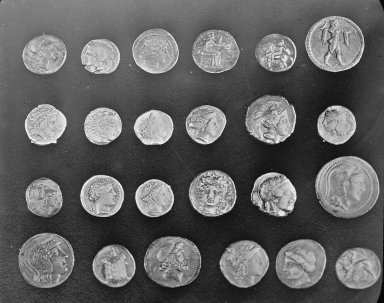
#> input picture skimage.data.coins(), 384 x 303 px
$ jupyter execute Jobsheet_02_Pengolahan_Citra.ipynb
#> lines starting #> are read from the running program, lines starting #| are printed output that depends on the picture
# Praktik 1

[cell 1]
import numpy as np
import matplotlib.pyplot as plt
from skimage import data, color, filters

# Ambil gambar bawaan dari skimage
image = data.coins()  # Menggunakan gambar koin bawaan dari skimage
#> image is the input picture: shape (303, 384); min 1, max 252, mean 96.9

# Konversi ke grayscale jika perlu
gray_image = color.rgb2gray(image) if image.ndim == 3 else image

# Hitung gradien menggunakan Operator Sobel
sobel_x = filters.sobel_h(gray_image)  # Sobel di arah horizontal
sobel_y = filters.sobel_v(gray_image)  # Sobel di arah vertikal
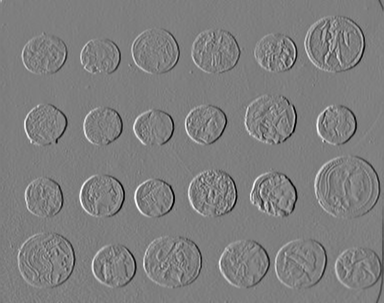
#> sobel_y: shape (303, 384) float64; min -0.741, max 0.745, mean -0.000904; drawn with min black and max white
sobel_edge = filters.sobel(gray_image)  # Kombinasi keduanya

# Visualisasi hasil
fig, axes = plt.subplots(1, 4, figsize=(15, 5))
ax = axes.ravel()

ax[0].imshow(gray_image, cmap='gray')
ax[0].set_title("Gambar Asli")
ax[0].axis("off")

ax[1].imshow(sobel_x, cmap='gray')
ax[1].set_title("Gradien Sobel X")
ax[1].axis("off")

ax[2].imshow(sobel_y, cmap='gray')
ax[2].set_title("Gradien Sobel Y")
ax[2].axis("off")

ax[3].imshow(sobel_edge, cmap='gray')
ax[3].set_title("Deteksi Tepi Sobel")
ax[3].axis("off")

plt.tight_layout()
plt.show()

# Hasil Praktikum P1

[cell 2]
import numpy as np
import matplotlib.pyplot as plt
from skimage import data, color, filters

# Ambil gambar bawaan dari skimage (gambar astronaut berwarna)
image = data.astronaut()  # Gambar berwarna bawaan dari skimage
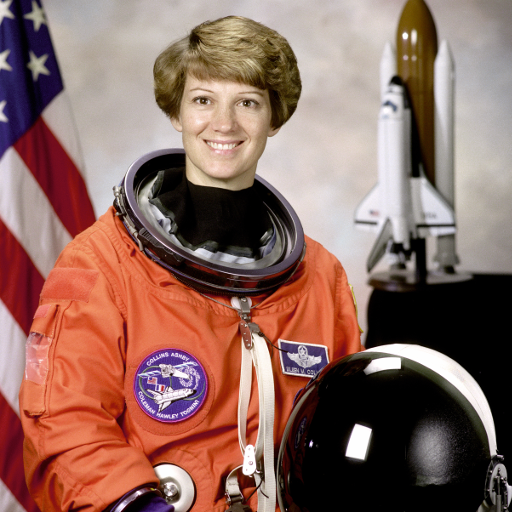
#> input picture skimage.data.astronaut(), 512 x 512 px
#> image is the input picture: shape (512, 512, 3); mean R, G, B 141.6, 105.8, 96.5

# Pisahkan kanal warna
red_channel = image[:, :, 0]    # Kanal merah
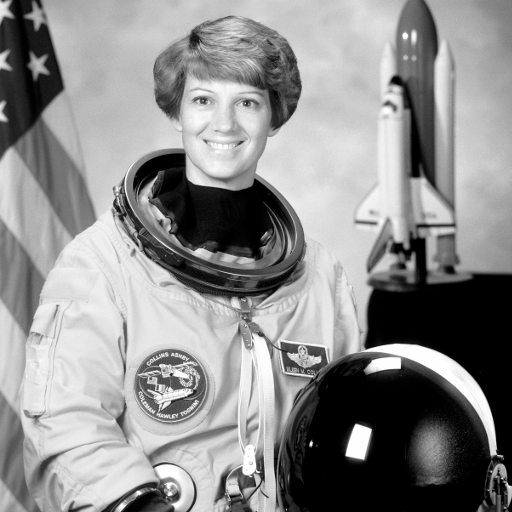
#> red_channel: shape (512, 512); min 0, max 255, mean 141.6
green_channel = image[:, :, 1]  # Kanal hijau
blue_channel = image[:, :, 2]   # Kanal biru
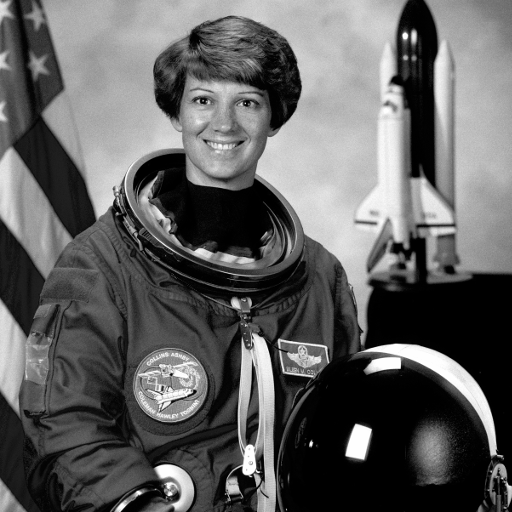
#> blue_channel: shape (512, 512); min 0, max 255, mean 96.5

# Terapkan Operator Sobel pada masing-masing kanal warna
sobel_red = filters.sobel(red_channel)
sobel_green = filters.sobel(green_channel)
sobel_blue = filters.sobel(blue_channel)

# Gabungkan hasil dengan mengambil rata-rata dari ketiga kanal
sobel_color = np.stack((sobel_red, sobel_green, sobel_blue), axis=2)

# Visualisasi hasil
fig, axes = plt.subplots(1, 5, figsize=(20, 5))
ax = axes.ravel()

ax[0].imshow(image)
ax[0].set_title("Gambar Asli")
ax[0].axis("off")

ax[1].imshow(sobel_red, cmap='Reds')
ax[1].set_title("Deteksi Tepi (Kanal Merah)")
ax[1].axis("off")

ax[2].imshow(sobel_green, cmap='Greens')
ax[2].set_title("Deteksi Tepi (Kanal Hijau)")
ax[2].axis("off")

ax[3].imshow(sobel_blue, cmap='Blues')
ax[3].set_title("Deteksi Tepi (Kanal Biru)")
ax[3].axis("off")

ax[4].imshow(sobel_color)
ax[4].set_title("Deteksi Tepi (Gabungan RGB)")
ax[4].axis("off")

plt.tight_layout()
plt.show()

# Praktik 2

[cell 3]
import numpy as np
import matplotlib.pyplot as plt
from skimage import data, color, filters

# ===================== 1. DETEKSI TEPI ROBERTS PADA CITRA GRAYSCALE =====================

# Ambil gambar grayscale dari skimage
image_gray = data.coins()  # Menggunakan gambar koin (grayscale)

# Terapkan Operator Roberts
roberts_gray = filters.roberts(image_gray)

# ===================== 2. DETEKSI TEPI ROBERTS PADA CITRA BERWARNA =====================

# Ambil gambar berwarna dari skimage
image_color = data.astronaut()  # Menggunakan gambar astronaut (berwarna)

# Pisahkan kanal warna (R, G, B)
red_channel = image_color[:, :, 0]    # Kanal merah
green_channel = image_color[:, :, 1]  # Kanal hijau
blue_channel = image_color[:, :, 2]   # Kanal biru

# Terapkan Operator Roberts pada masing-masing kanal warna
roberts_red = filters.roberts(red_channel)
roberts_green = filters.roberts(green_channel)
roberts_blue = filters.roberts(blue_channel)

# Gabungkan hasil deteksi tepi dari ketiga kanal
roberts_color = np.stack((roberts_red, roberts_green, roberts_blue), axis=2)

# ===================== VISUALISASI HASIL =====================

fig, axes = plt.subplots(2, 5, figsize=(20, 10))
ax = axes.ravel()

# -------------------- Baris 1: Citra Grayscale --------------------
ax[0].imshow(image_gray, cmap='gray')
ax[0].set_title("Gambar Asli (Grayscale)")
ax[0].axis("off")

ax[1].imshow(roberts_gray, cmap='gray')
ax[1].set_title("Deteksi Tepi Roberts (Grayscale)")
ax[1].axis("off")

# Kosongkan posisi 3, 4, dan 5 agar baris pertama rapi
for i in range(2, 5):
    ax[i].axis("off")

# -------------------- Baris 2: Citra Berwarna --------------------
ax[5].imshow(image_color)
ax[5].set_title("Gambar Asli (Berwarna)")
ax[5].axis("off")

ax[6].imshow(roberts_red, cmap='Reds')
ax[6].set_title("Deteksi Tepi (Kanal Merah)")
ax[6].axis("off")

ax[7].imshow(roberts_green, cmap='Greens')
ax[7].set_title("Deteksi Tepi (Kanal Hijau)")
ax[7].axis("off")

ax[8].imshow(roberts_blue, cmap='Blues')
ax[8].set_title("Deteksi Tepi (Kanal Biru)")
ax[8].axis("off")

ax[9].imshow(roberts_color)
ax[9].set_title("Deteksi Tepi Gabungan RGB")
ax[9].axis("off")

plt.tight_layout()
plt.show()

Praktik 3

[cell 4]
import numpy as np
import matplotlib.pyplot as plt
from skimage import data, color, filters, feature
from skimage.filters.rank import gradient
from skimage.morphology import disk

# ===================== 1. AMBIL GAMBAR GRAYSCALE =====================
# Menggunakan gambar koin dari skimage
image_gray = data.coins()  # Gambar grayscale

# ===================== 2. TERAPKAN BERBAGAI OPERATOR DETEKSI TEPI =====================

# Operator Sobel
sobel_edge = filters.sobel(image_gray)

# Operator Roberts
roberts_edge = filters.roberts(image_gray)

# Operator Prewitt
prewitt_edge = filters.prewitt(image_gray)

# Operator Kirsch (menggunakan pendekatan gradien morfologi)
kirsch_edge = gradient(image_gray, disk(1))
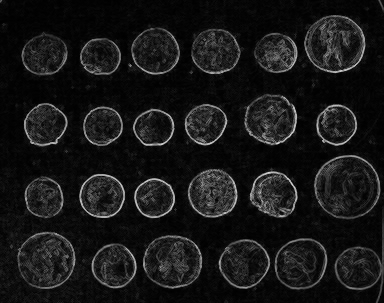
#> kirsch_edge: shape (303, 384); min 0, max 218, mean 22.9

# Operator Canny
canny_edge = feature.canny(image_gray, sigma=1)
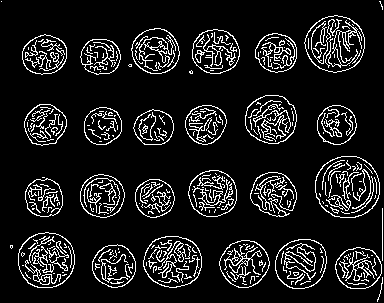
#> canny_edge: shape (303, 384) bool; 11% white in thin lines or dots

# ===================== 3. VISUALISASI HASIL (FORMAT 4 KOLOM, 3 BARIS) =====================

fig, axes = plt.subplots(3, 4, figsize=(20, 15))
ax = axes.ravel()

# Baris 1: Gambar Asli - Sobel & Roberts
ax[0].imshow(image_gray, cmap='gray')
ax[0].set_title("Gambar Asli")
ax[0].axis("off")

ax[1].imshow(sobel_edge, cmap='gray')
ax[1].set_title("Deteksi Tepi Sobel")
ax[1].axis("off")

ax[2].imshow(image_gray, cmap='gray')
ax[2].set_title("Gambar Asli")
ax[2].axis("off")

ax[3].imshow(roberts_edge, cmap='gray')
ax[3].set_title("Deteksi Tepi Roberts")
ax[3].axis("off")

# Baris 2: Gambar Asli - Prewitt & Kirsch
ax[4].imshow(image_gray, cmap='gray')
ax[4].set_title("Gambar Asli")
ax[4].axis("off")

ax[5].imshow(prewitt_edge, cmap='gray')
ax[5].set_title("Deteksi Tepi Prewitt")
ax[5].axis("off")

ax[6].imshow(image_gray, cmap='gray')
ax[6].set_title("Gambar Asli")
ax[6].axis("off")

ax[7].imshow(kirsch_edge, cmap='gray')
ax[7].set_title("Deteksi Tepi Kirsch")
ax[7].axis("off")

# Baris 3: Gambar Asli - Canny
ax[8].imshow(image_gray, cmap='gray')
ax[8].set_title("Gambar Asli")
ax[8].axis("off")

ax[9].imshow(canny_edge, cmap='gray')
ax[9].set_title("Deteksi Tepi Canny")
ax[9].axis("off")

ax[10].imshow(image_gray, cmap='gray')
ax[10].set_title("Gambar Asli")
ax[10].axis("off")

# Kosongkan posisi terakhir agar tampilan rapi
ax[11].axis("off")

plt.tight_layout()
plt.show()

# Praktik 4

[cell 5]
import numpy as np
import matplotlib.pyplot as plt
from skimage import data, filters, feature, color
from skimage.filters.rank import gradient
from skimage.morphology import disk

# ===================== 1⃣ AMBIL GAMBAR GRAYSCALE & BERWARNA =====================
# Menggunakan gambar bawaan dari skimage
image_gray = data.coins()  # Gambar grayscale
image_color = data.astronaut()  # Gambar berwarna

# ===================== 2⃣ TERAPKAN BERBAGAI OPERATOR DETEKSI TEPI =====================

# ----- Pada Gambar Grayscale -----
sobel_gray = filters.sobel(image_gray)
roberts_gray = filters.roberts(image_gray)
prewitt_gray = filters.prewitt(image_gray)
kirsch_gray = gradient(image_gray, disk(1))
canny_gray = feature.canny(image_gray, sigma=1)

# ----- Pada Gambar Berwarna (Per Kanal RGB) -----
def apply_edge_detection(image, operator):
    """Menerapkan operator deteksi tepi pada setiap kanal warna (R, G, B)."""
    red = operator(image[:, :, 0])
    green = operator(image[:, :, 1])
    blue = operator(image[:, :, 2])
    return np.stack((red, green, blue), axis=2)

sobel_color = apply_edge_detection(image_color, filters.sobel)
roberts_color = apply_edge_detection(image_color, filters.roberts)
prewitt_color = apply_edge_detection(image_color, filters.prewitt)
kirsch_color = apply_edge_detection(image_color, lambda img: gradient(img, disk(1)))
#> in apply_edge_detection (call 4), `return np.stack((red, green, blue), axis=2)`:
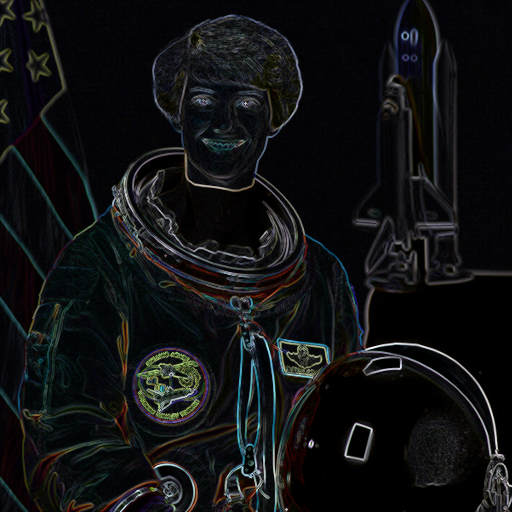
#> returned value: shape (512, 512, 3); mean of channels 0, 1, 2 16.7, 17.6, 18.7; drawn as R, G, B
canny_color = feature.canny(color.rgb2gray(image_color), sigma=1)  # Canny hanya untuk grayscale
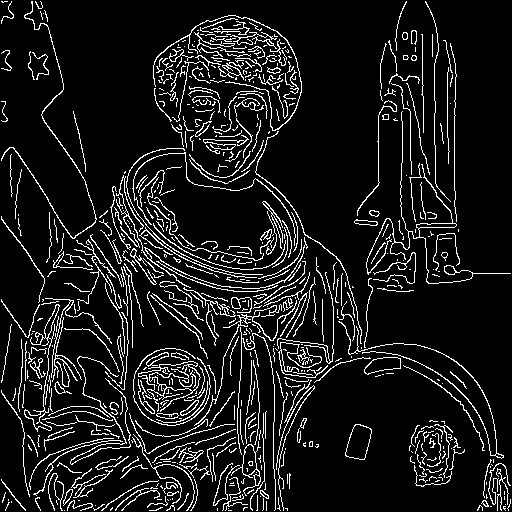
#> canny_color: shape (512, 512) bool; 10.1% white in thin lines or dots

# ===================== 3⃣ VISUALISASI HASIL (FORMAT 4 KOLOM, 6 BARIS) =====================

fig, axes = plt.subplots(6, 4, figsize=(20, 20))
ax = axes.ravel()

# ----- Baris 1: Gambar Asli -----
ax[0].imshow(image_gray, cmap='gray')
ax[0].set_title("Gambar Asli (Grayscale)")
ax[0].axis("off")

ax[1].imshow(image_gray, cmap='gray')  # Placeholder
ax[1].axis("off")

ax[2].imshow(image_color)
ax[2].set_title("Gambar Asli (Berwarna)")
ax[2].axis("off")

ax[3].imshow(image_color)  # Placeholder
ax[3].axis("off")

# ----- Baris 2: Sobel -----
ax[4].imshow(image_gray, cmap='gray')
ax[4].axis("off")

ax[5].imshow(sobel_gray, cmap='gray')
ax[5].set_title("Sobel (Grayscale)")
ax[5].axis("off")

ax[6].imshow(image_color)
ax[6].axis("off")

ax[7].imshow(sobel_color)
ax[7].set_title("Sobel (Berwarna)")
ax[7].axis("off")

# ----- Baris 3: Roberts -----
ax[8].imshow(image_gray, cmap='gray')
ax[8].axis("off")

ax[9].imshow(roberts_gray, cmap='gray')
ax[9].set_title("Roberts (Grayscale)")
ax[9].axis("off")

ax[10].imshow(image_color)
ax[10].axis("off")

ax[11].imshow(roberts_color)
ax[11].set_title("Roberts (Berwarna)")
ax[11].axis("off")

# ----- Baris 4: Prewitt -----
ax[12].imshow(image_gray, cmap='gray')
ax[12].axis("off")

ax[13].imshow(prewitt_gray, cmap='gray')
ax[13].set_title("Prewitt (Grayscale)")
ax[13].axis("off")

ax[14].imshow(image_color)
ax[14].axis("off")

ax[15].imshow(prewitt_color)
ax[15].set_title("Prewitt (Berwarna)")
ax[15].axis("off")

# ----- Baris 5: Kirsch -----
ax[16].imshow(image_gray, cmap='gray')
ax[16].axis("off")

ax[17].imshow(kirsch_gray, cmap='gray')
ax[17].set_title("Kirsch (Grayscale)")
ax[17].axis("off")

ax[18].imshow(image_color)
ax[18].axis("off")

ax[19].imshow(kirsch_color)
ax[19].set_title("Kirsch (Berwarna)")
ax[19].axis("off")

# ----- Baris 6: Canny -----
ax[20].imshow(image_gray, cmap='gray')
ax[20].axis("off")

ax[21].imshow(canny_gray, cmap='gray')
ax[21].set_title("Canny (Grayscale)")
ax[21].axis("off")

ax[22].imshow(image_color)
ax[22].axis("off")

ax[23].imshow(canny_color, cmap='gray')
ax[23].set_title("Canny (Grayscale dari Berwarna)")
ax[23].axis("off")

plt.tight_layout()
plt.show()

# Perbandingan Deteksi Tepi

[cell 6]
import numpy as np
import matplotlib.pyplot as plt
from skimage import io, color, filters, feature
from skimage.filters.rank import gradient
from skimage.morphology import disk

# ===================== 1. LOAD GAMBAR DARI HP =====================
# Ganti dengan path gambar kalian
image_path = '1.jpg'   # contoh: 'foto_hp.jpg'
image_color = io.imread(image_path)
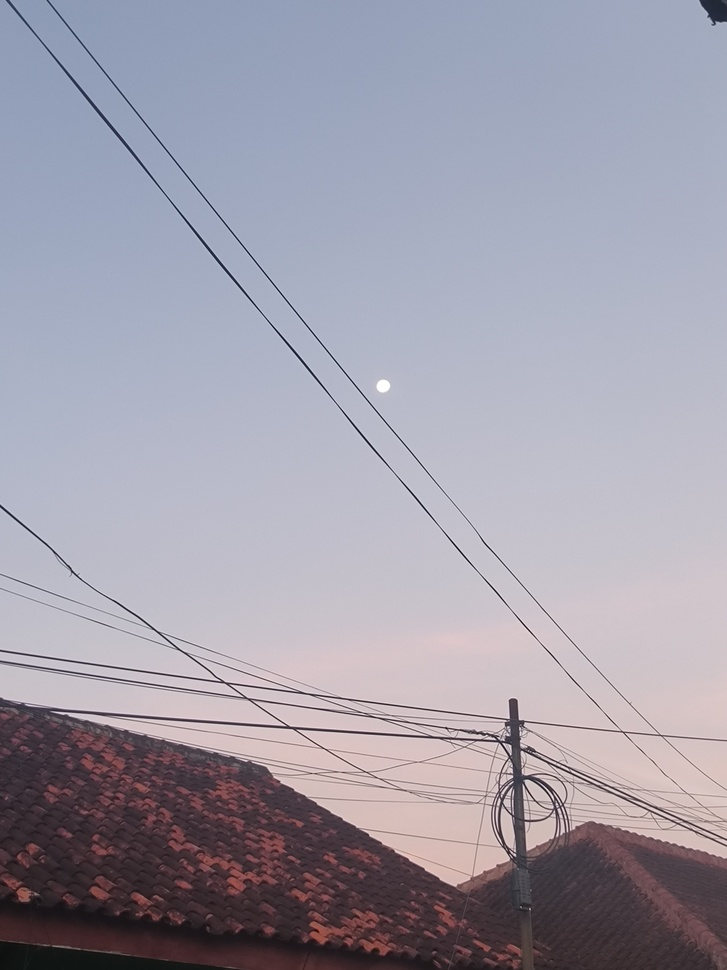
#> input picture Jobsheet_2/Testing/assets/1.jpg, 727 x 970 px, shrunk from 3000 x 4000 before the run, found by its file name
#> image_color is the input picture: shape (970, 727, 3); mean R, G, B 159.7, 156.5, 169.2

# Konversi ke grayscale
image_gray = color.rgb2gray(image_color)

# ===================== 2. DETEKSI TEPI =====================

# --- GRAYSCALE ---
sobel_gray = filters.sobel(image_gray)
roberts_gray = filters.roberts(image_gray)
#> roberts_gray: shape (970, 727) float64
prewitt_gray = filters.prewitt(image_gray)
kirsch_gray = gradient((image_gray * 255).astype(np.uint8), disk(1))
canny_gray = feature.canny(image_gray, sigma=2)
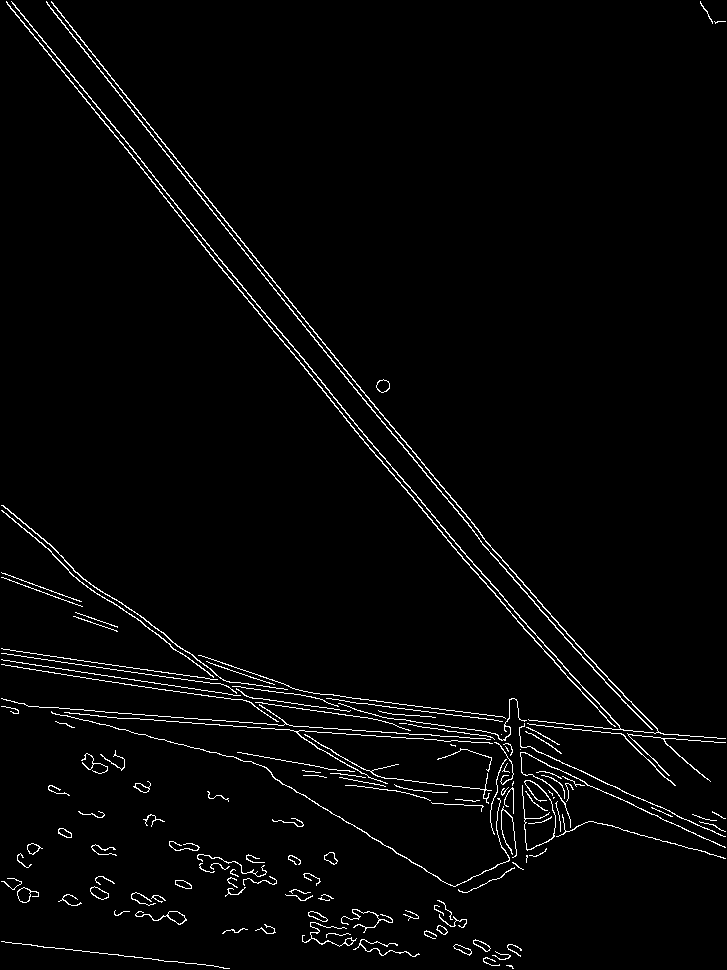
#> canny_gray: shape (970, 727) bool; 2.5% white in thin lines or dots

# --- FUNGSI UNTUK RGB ---
def edge_rgb(image, operator):
    r = operator(image[:, :, 0])
    g = operator(image[:, :, 1])
    b = operator(image[:, :, 2])
    return np.stack((r, g, b), axis=2)
#> returned value: shape (970, 727, 3) float64

sobel_color = edge_rgb(image_color, filters.sobel)
roberts_color = edge_rgb(image_color, filters.roberts)
prewitt_color = edge_rgb(image_color, filters.prewitt)
kirsch_color = edge_rgb(image_color, lambda img: gradient(img, disk(1)))

# Canny hanya grayscale
canny_color = feature.canny(image_gray, sigma=2)

# ===================== 3. VISUALISASI =====================

fig, axes = plt.subplots(6, 4, figsize=(20, 20))
ax = axes.ravel()

# Baris 1: Gambar asli
ax[0].imshow(image_gray, cmap='gray')
ax[0].set_title("Grayscale")
ax[0].axis("off")

ax[2].imshow(image_color)
ax[2].set_title("RGB")
ax[2].axis("off")

# Sobel
ax[5].imshow(sobel_gray, cmap='gray')
ax[5].set_title("Sobel Gray")
ax[5].axis("off")

ax[7].imshow(sobel_color)
ax[7].set_title("Sobel RGB")
ax[7].axis("off")

# Roberts
ax[9].imshow(roberts_gray, cmap='gray')
ax[9].set_title("Roberts Gray")
ax[9].axis("off")

ax[11].imshow(roberts_color)
ax[11].set_title("Roberts RGB")
ax[11].axis("off")

# Prewitt
ax[13].imshow(prewitt_gray, cmap='gray')
ax[13].set_title("Prewitt Gray")
ax[13].axis("off")

ax[15].imshow(prewitt_color)
ax[15].set_title("Prewitt RGB")
ax[15].axis("off")

# Kirsch
ax[17].imshow(kirsch_gray, cmap='gray')
ax[17].set_title("Kirsch Gray")
ax[17].axis("off")

ax[19].imshow(kirsch_color)
ax[19].set_title("Kirsch RGB")
ax[19].axis("off")

# Canny
ax[21].imshow(canny_gray, cmap='gray')
ax[21].set_title("Canny Gray")
ax[21].axis("off")

ax[23].imshow(canny_color, cmap='gray')
ax[23].set_title("Canny (dari RGB)")
ax[23].axis("off")

# Matikan axis kosong
for i in range(len(ax)):
    ax[i].axis("off")

plt.tight_layout()
plt.show()
